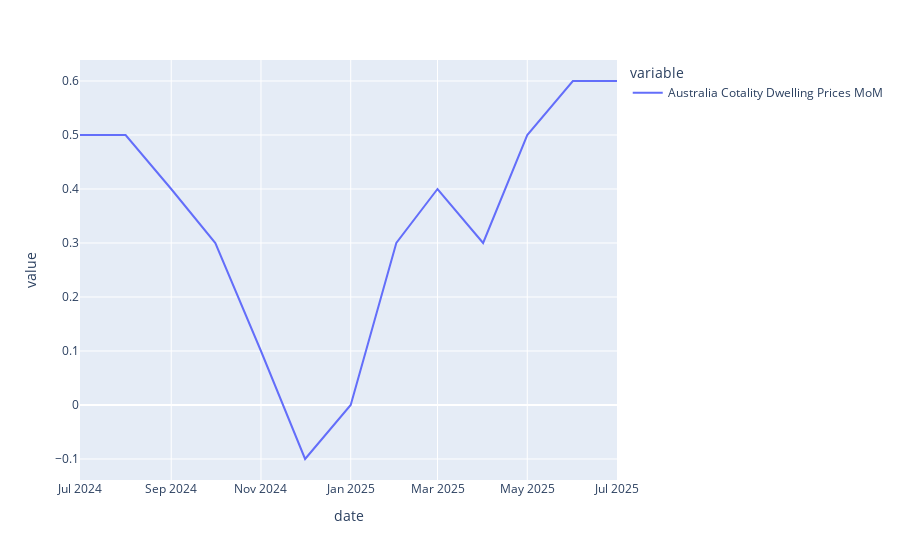

The notebook cell saved with this chart:
### Code cell
watched["watchlist_datasets"]["australia/corelogic-dwelling-prices-mom"].plot()

### Figure 1 — Plotly figure (JSON) as saved in the notebook; plotly's stock layout.template omitted (floating-point values rounded to 4 significant figures)
{"data": [{"hovertemplate": "variable=Australia Cotality Dwelling Prices MoM<br>date=%{x}<br>value=%{y}<extra></extra>", "legendgroup": "Australia Cotality Dwelling Prices MoM", "line": {"color": "#636efa", "dash": "solid"}, "marker": {"symbol": "circle"}, "mode": "lines", "name": "Australia Cotality Dwelling Prices MoM", "orientation": "v", "showlegend": true, "type": "scatter", "x": ["2024-07-01T00:00:00", "2024-08-01T00:00:00", "2024-09-01T00:00:00", "2024-10-01T00:00:00", "2024-11-01T00:00:00", "2024-12-01T00:00:00", "2025-01-01T00:00:00", "2025-02-01T00:00:00", "2025-03-01T00:00:00", "2025-04-01T00:00:00", "2025-05-01T00:00:00", "2025-06-01T00:00:00", "2025-07-01T00:00:00"], "xaxis": "x", "y": [0.5, 0.5, 0.4, 0.3, 0.1, -0.1, 0.0, 0.3, 0.4, 0.3, 0.5, 0.6, 0.6], "yaxis": "y"}], "layout": {"legend": {"title": {"text": "variable"}, "tracegroupgap": 0}, "margin": {"t": 60}, "xaxis": {"anchor": "y", "domain": [0, 1], "title": {"text": "date"}}, "yaxis": {"anchor": "x", "domain": [0, 1], "title": {"text": "value"}}}}
